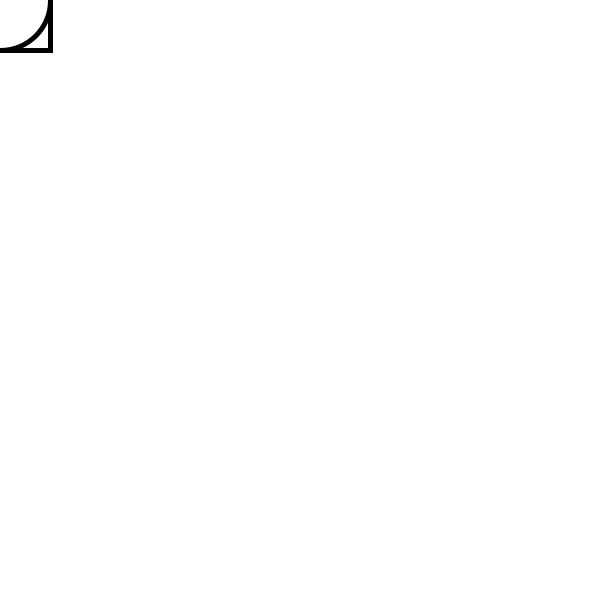
Frame 1 (no input)
Frame 60 (the mouse pressed at the canvas centre just before this capture): identical to frame 1, image omitted
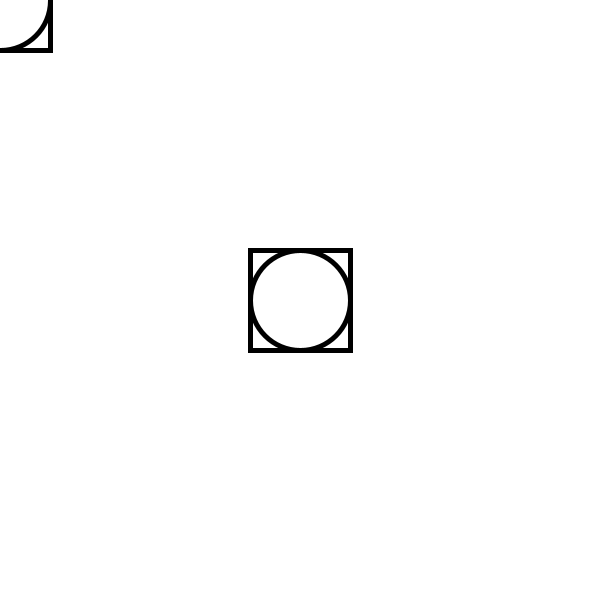
Frame 120 (the mouse held since frame 60 and released just before this capture)

The Processing sketch that drew these frames (run headless with seeded random() and noise(); from frame 60 on, the mouse is pressed at the canvas centre):

// Processing sketch: processing_148656
// ── processing_148656.pde


// First and only once:
void setup()
{
  size(600, 600);
  background(255, 255, 255);
  frameRate(30);
}
 
// Then, repeat:
void draw()
{ 
  strokeWeight(5);
  stroke(0, 0, 0, 255);

  fill(255, 255, 255, 255);
  rectMode(CENTER);
  rect(mouseX, mouseY, 100, 100);
  ellipse(mouseX, mouseY, 100, 100); 

}
